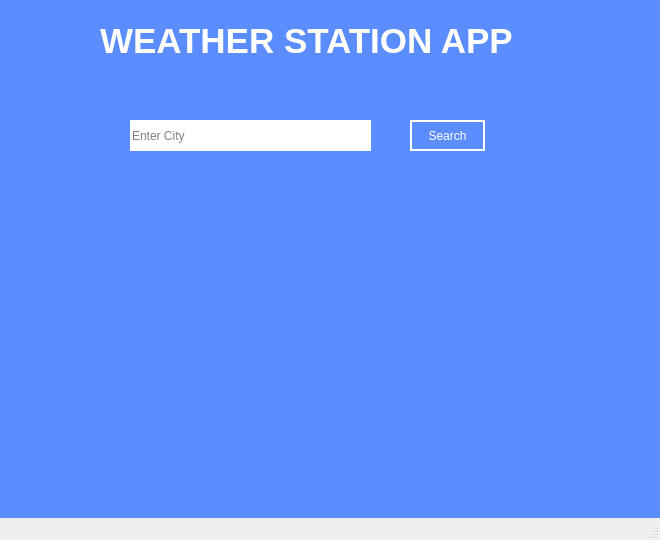
<?xml version="1.0" encoding="UTF-8"?>
<ui version="4.0">
 <class>MainWindow</class>
 <widget class="QMainWindow" name="MainWindow">
  <property name="geometry">
   <rect>
    <x>0</x>
    <y>0</y>
    <width>660</width>
    <height>540</height>
   </rect>
  </property>
  <property name="windowTitle">
   <string>MainWindow</string>
  </property>
  <widget class="QWidget" name="centralwidget">
   <widget class="QFrame" name="frame">
    <property name="geometry">
     <rect>
      <x>-10</x>
      <y>-10</y>
      <width>691</width>
      <height>571</height>
     </rect>
    </property>
    <property name="styleSheet">
     <string notr="true">background-color: rgb(92, 141, 255);</string>
    </property>
    <property name="frameShape">
     <enum>QFrame::StyledPanel</enum>
    </property>
    <property name="frameShadow">
     <enum>QFrame::Raised</enum>
    </property>
    <widget class="QLabel" name="label">
     <property name="geometry">
      <rect>
       <x>110</x>
       <y>20</y>
       <width>451</width>
       <height>61</height>
      </rect>
     </property>
     <property name="font">
      <font>
       <pointsize>26</pointsize>
       <weight>75</weight>
       <bold>true</bold>
      </font>
     </property>
     <property name="styleSheet">
      <string notr="true">color: rgb(255, 255, 255);</string>
     </property>
     <property name="text">
      <string>WEATHER STATION APP</string>
     </property>
    </widget>
    <widget class="QLineEdit" name="lineEdit">
     <property name="geometry">
      <rect>
       <x>140</x>
       <y>130</y>
       <width>241</width>
       <height>31</height>
      </rect>
     </property>
     <property name="styleSheet">
      <string notr="true">background-color: rgb(255, 255, 255);
border-radius: 30px;</string>
     </property>
     <property name="placeholderText">
      <string>Enter City</string>
     </property>
    </widget>
    <widget class="QPushButton" name="pushButton">
     <property name="geometry">
      <rect>
       <x>420</x>
       <y>130</y>
       <width>75</width>
       <height>31</height>
      </rect>
     </property>
     <property name="styleSheet">
      <string notr="true">color:white;
border: 2px solid white;
border-radius: 50px;</string>
     </property>
     <property name="text">
      <string>Search</string>
     </property>
    </widget>
    <widget class="QLabel" name="temp">
     <property name="geometry">
      <rect>
       <x>70</x>
       <y>190</y>
       <width>531</width>
       <height>211</height>
      </rect>
     </property>
     <property name="font">
      <font>
       <pointsize>24</pointsize>
      </font>
     </property>
     <property name="styleSheet">
      <string notr="true">color: rgb(255, 255, 255);</string>
     </property>
     <property name="text">
      <string/>
     </property>
     <property name="alignment">
      <set>Qt::AlignCenter</set>
     </property>
    </widget>
    <widget class="QLabel" name="city">
     <property name="geometry">
      <rect>
       <x>110</x>
       <y>430</y>
       <width>431</width>
       <height>51</height>
      </rect>
     </property>
     <property name="font">
      <font>
       <pointsize>20</pointsize>
      </font>
     </property>
     <property name="styleSheet">
      <string notr="true">color: rgb(255, 255, 255);</string>
     </property>
     <property name="text">
      <string/>
     </property>
     <property name="alignment">
      <set>Qt::AlignCenter</set>
     </property>
    </widget>
   </widget>
  </widget>
  <widget class="QStatusBar" name="statusbar"/>
 </widget>
 <resources/>
 <connections/>
</ui>
